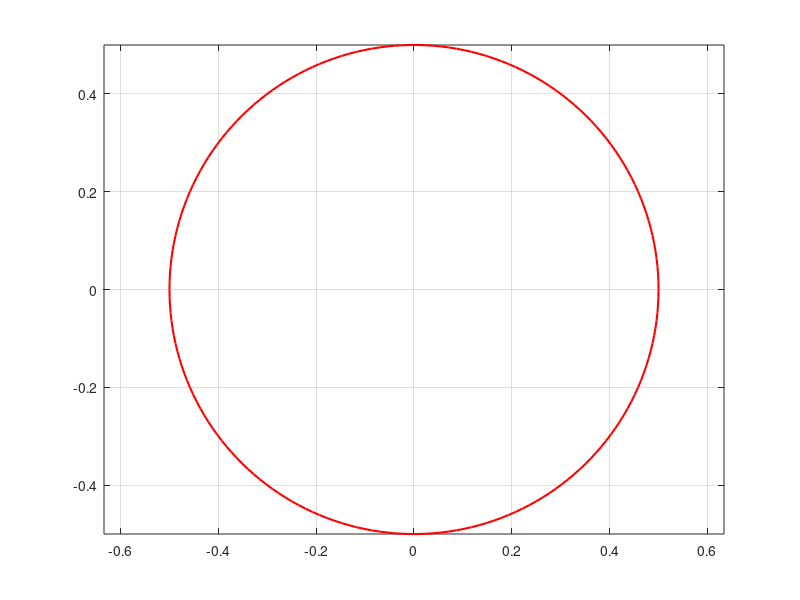

This chart was generated by the following MATLAB code: (Note: this script raises an error after producing the figure.)
clc; clear; close all

U = 300;    % undisturbed velocity
U_inf = [U; 0];
N = 100;
R = 0.5;    % cylinder radius

% generate cylinder
theta = linspace (0, pi, N);
theta = theta';

xd = -R*cos(theta);
yd = R*sin(theta);

xv = xd;
yv = -yd;

xe = [flip(xv); xd(2:end)];
ye = [flip(yv); yd(2:end)];

Np = length (xe); % number of total points

figure(1)
plot (xe, ye, 'r', 'LineWidth', 1.5)
grid on; hold on; axis equal

% initialize variables
xp = zeros (1, Np-1);
yp = zeros (1, Np-1);
l = zeros (1, Np-1);
n = zeros (2, Np-1);
t = zeros (2, Np-1);

for j = 1:Np-1
    xp(j) = (xe(j) + xe(j+1)) / 2;  % x-component of control point
    yp(j) = (ye(j) + ye(j+1)) / 2;  % y-component of control point

    l(j) = sqrt ((ye(j+1) - ye(j))^2 + (xe(j+1) - xe(j))^2);    % length of each panel
    n(:,j) = [-(ye(j+1) - ye(j)); (xe(j+1) - xe(j))] / l(j);    % normal vector
    t(:,j) = [n(2,j); -n(1,j)];                                 % tangent vector
end

% initialize variables
A = zeros (Np, Np);
vel_v = zeros (Np-1, 2);

for i = 1:Np-1
    for j = 1:Np-1
        % source/vortex induced velocity
        [vel_s, vel_v(j,:)] = SourceVortex (xp(i), yp(i), xe(j), ye(j), xe(j+1), ye(j+1), l(j), t(:,j));

        A(i,j) = dot (vel_s, n(:,i));
    end

    A(i,Np) = dot (sum(vel_v), n(:,i));
end

% Kutta condition
% initialize variables
vel_v_1 = zeros (Np-1, 2);
vel_v_Np = zeros (Np-1, 2);

for j = 1:Np-1
    % source/vortex induced velocity
    [vel_s_1, vel_v_1(j,:)] = SourceVortex (xp(1), yp(1), xe(j), ye(j), xe(j+1), ye(j+1), l(j), t(:,j));
    [vel_s_Np, vel_v_Np(j,:)] = SourceVortex (xp(end), yp(end), xe(j), ye(j), xe(j+1), ye(j+1), l(j), t(:,j));
    
    A(Np,j) = dot (vel_s_1, t(:,1)) + dot (vel_s_Np, t(:,end));
end

A(Np,Np) = dot (sum(vel_v_1), t(:,1)) + dot (sum(vel_v_Np), t(:,end));

% right-hand side
% initialize variables
b = zeros (Np, 1);

for i = 1:Np-1
    b(i) = -dot (U_inf, n(:,i));
end

b(Np) = -dot (U_inf, t(:,1) + t(:,end));

% solve linear system: A*sol = b
sol = A \ b;
q = sol(1:end-1);
gamma = sol(end);

% compute velocity and pressure coefficient on each panel
% initialize variables
u = zeros (2, Np-1);
cp = zeros (1, Np-1);
vel_v = [];
U_inf_norm = norm (U_inf);

for i = 1:Np-1
    u(:,i) = U_inf;

    for j = 1:Np-1
        % source/vortex induced velocity
        [vel_s, vel_v] = SourceVortex (xp(i), yp(i), xe(j), ye(j), xe(j+1), ye(j+1), l(j), t(:,j));

        u(:,i) = u(:,i) + vel_s*q(j) + vel_v*gamma;
    end

    % pressure coefficient
    cp(i) = 1 - (dot (u(:,i), t(:,i)) / U_inf_norm)^2;
end

% compute lift coefficient: cl = -sum (cp_i * l_i* cos(beta_i) ), where cos(beta_i) = tangent(1)
cl = -sum (cp.*l.*t(1,:));

% plot pressure coefficient
figure(2)
plot (xp, cp, 'b', 'LineWidth', 1.5)
hold on; grid on
xlabel('x'); ylabel('c_p')

% compute velocity field outside the cylinder
Nx = 300; Ny = 300; % number of discretisation points

x = linspace (-4, +4, Nx);
y = linspace (-1.5, +1.5, Ny);

ydplus = interp1 (xd, yd, x);
yvplus = interp1 (xv, yv, x);

% initialize variables
U_field = zeros (Nx, Ny);
V_field = zeros (Nx, Ny);
min_xe = min(xe);
max_xe = max(xe);

for i = 1:Nx
    for j = 1:Ny
        % if the point is located outside the cylinder, compute velocity field
        if ( x(i) < min_xe || x(i) > max_xe || y(j) > ydplus(i) || y(j) < yvplus(i) )
            U_field(i,j) = U_inf(1); 
            V_field(i,j) = U_inf(2);

            for k = 1:Np-1
                % source/vortex induced velocity
                [vel_s, vel_v] = SourceVortex (x(i), y(j), xe(k), ye(k), xe(k+1), ye(k+1), l(k), t(:,k));
        
                U_field(i,j) = U_field(i,j) + vel_s(1)*q(k) + vel_v(1)*gamma;
                V_field(i,j) = V_field(i,j) + vel_s(2)*q(k) + vel_v(2)*gamma;
            end
        end
    end
end

% plot velocity field outside the cylinder
[X, Y] = meshgrid (x, y);
figure(3); hold on; axis equal; title ('U-component of velocity field')
contourf (X', Y', U_field, 100, 'LineStyle', 'None')
plot (xe, ye, 'Linewidth', 2, 'Color', 'k')

figure(4); hold on; axis equal; title ('V-component of velocity field')
contourf (X', Y', V_field, 100, 'LineStyle', 'None')
plot (xe, ye, 'Linewidth', 2, 'Color', 'k')





function [vel_s, vel_v] = SourceVortex (xc, yc, xe, ye, xe1, ye1, l, t)

    csi = (xc - xe) * (xe1 - xe) + (yc - ye) * (ye1 - ye);
    csi = csi / l;

    eta = -(xc - xe) * (ye1 - ye) + (yc - ye) * (xe1 - xe);
    eta = eta / l;

    r1 = sqrt(csi^2 + eta^2);
    r2 = sqrt((csi - l)^2 + eta^2);

    theta1 = atan2(eta, csi);
    theta2 = atan2(eta, csi - l);

    % solve numerical conflicts that can possibly lead to errors
    if (abs(theta1) < 1e-12 && abs(theta2) > 3)
        theta1 = 0;
        theta2 = pi;
    elseif (abs(theta2) < 1e-12 && abs(theta1) > 3)
        theta1 = pi;
        theta2 = 0;
    end

    u = -log(r2/r1) / (2*pi);
    v = (theta2 - theta1) / (2*pi);

    % return to global reference system
    % Q = [
    %     cos(beta), -sin(beta)
    %     sin(beta), cos(beta)
    % ];
    %
    % Q = [
    %     t(1), -t(2)
    %     t(2), t(1)
    % ];
    %
    % source induced velocity
    % vel_s = Q*[u v]';

    vel_s = [
        t(1)*u - t(2)*v
        t(2)*u + t(1)*v
    ];

    % vortex induced velocity
    vel_v(1,1) = vel_s(2);
    vel_v(2,1) = -vel_s(1);

end
